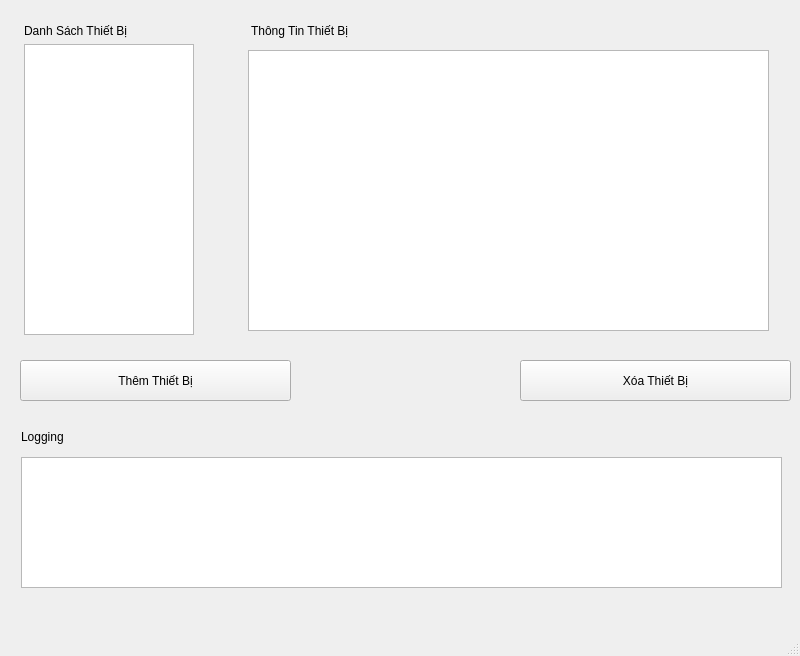
<?xml version="1.0" encoding="UTF-8"?>
<ui version="4.0">
 <class>SmartDeviceManager</class>
 <widget class="QMainWindow" name="SmartDeviceManager">
  <property name="geometry">
   <rect>
    <x>0</x>
    <y>0</y>
    <width>800</width>
    <height>656</height>
   </rect>
  </property>
  <property name="sizePolicy">
   <sizepolicy hsizetype="Fixed" vsizetype="Preferred">
    <horstretch>0</horstretch>
    <verstretch>0</verstretch>
   </sizepolicy>
  </property>
  <property name="windowTitle">
   <string>SmartDeviceManager</string>
  </property>
  <widget class="QWidget" name="centralwidget">
   <widget class="QWidget" name="bodyContainer" native="true">
    <property name="geometry">
     <rect>
      <x>11</x>
      <y>11</y>
      <width>771</width>
      <height>331</height>
     </rect>
    </property>
    <widget class="QLabel" name="label_2">
     <property name="geometry">
      <rect>
       <x>240</x>
       <y>10</y>
       <width>120</width>
       <height>20</height>
      </rect>
     </property>
     <property name="sizePolicy">
      <sizepolicy hsizetype="Maximum" vsizetype="Preferred">
       <horstretch>0</horstretch>
       <verstretch>0</verstretch>
      </sizepolicy>
     </property>
     <property name="text">
      <string>Thông Tin Thiết Bị</string>
     </property>
    </widget>
    <widget class="QWidget" name="layoutWidget">
     <property name="geometry">
      <rect>
       <x>13</x>
       <y>13</y>
       <width>172</width>
       <height>311</height>
      </rect>
     </property>
     <layout class="QVBoxLayout" name="verticalLayout">
      <item>
       <widget class="QLabel" name="label">
        <property name="sizePolicy">
         <sizepolicy hsizetype="Preferred" vsizetype="Maximum">
          <horstretch>0</horstretch>
          <verstretch>0</verstretch>
         </sizepolicy>
        </property>
        <property name="text">
         <string>Danh Sách Thiết Bị</string>
        </property>
       </widget>
      </item>
      <item>
       <widget class="QListWidget" name="listWidget">
        <property name="sizePolicy">
         <sizepolicy hsizetype="Expanding" vsizetype="Maximum">
          <horstretch>0</horstretch>
          <verstretch>0</verstretch>
         </sizepolicy>
        </property>
        <property name="maximumSize">
         <size>
          <width>170</width>
          <height>500</height>
         </size>
        </property>
       </widget>
      </item>
     </layout>
    </widget>
    <widget class="QPlainTextEdit" name="txtDevInfo">
     <property name="geometry">
      <rect>
       <x>237</x>
       <y>39</y>
       <width>521</width>
       <height>281</height>
      </rect>
     </property>
     <property name="sizePolicy">
      <sizepolicy hsizetype="Maximum" vsizetype="Maximum">
       <horstretch>0</horstretch>
       <verstretch>0</verstretch>
      </sizepolicy>
     </property>
    </widget>
   </widget>
   <widget class="QWidget" name="controlContainer" native="true">
    <property name="geometry">
     <rect>
      <x>10</x>
      <y>350</y>
      <width>781</width>
      <height>61</height>
     </rect>
    </property>
    <widget class="QPushButton" name="btnAddDevice">
     <property name="geometry">
      <rect>
       <x>10</x>
       <y>10</y>
       <width>271</width>
       <height>41</height>
      </rect>
     </property>
     <property name="text">
      <string>Thêm Thiết Bị</string>
     </property>
    </widget>
    <widget class="QPushButton" name="btnRemoveDevice">
     <property name="geometry">
      <rect>
       <x>510</x>
       <y>10</y>
       <width>271</width>
       <height>41</height>
      </rect>
     </property>
     <property name="text">
      <string>Xóa Thiết Bị</string>
     </property>
    </widget>
   </widget>
   <widget class="QWidget" name="logWidget" native="true">
    <property name="geometry">
     <rect>
      <x>11</x>
      <y>417</y>
      <width>778</width>
      <height>181</height>
     </rect>
    </property>
    <widget class="QPlainTextEdit" name="txtLogging">
     <property name="geometry">
      <rect>
       <x>10</x>
       <y>40</y>
       <width>761</width>
       <height>131</height>
      </rect>
     </property>
    </widget>
    <widget class="QLabel" name="label_3">
     <property name="geometry">
      <rect>
       <x>10</x>
       <y>10</y>
       <width>121</width>
       <height>20</height>
      </rect>
     </property>
     <property name="text">
      <string>Logging</string>
     </property>
    </widget>
   </widget>
  </widget>
  <widget class="QMenuBar" name="menubar">
   <property name="geometry">
    <rect>
     <x>0</x>
     <y>0</y>
     <width>800</width>
     <height>26</height>
    </rect>
   </property>
  </widget>
  <widget class="QStatusBar" name="statusbar"/>
 </widget>
 <resources/>
 <connections/>
</ui>
